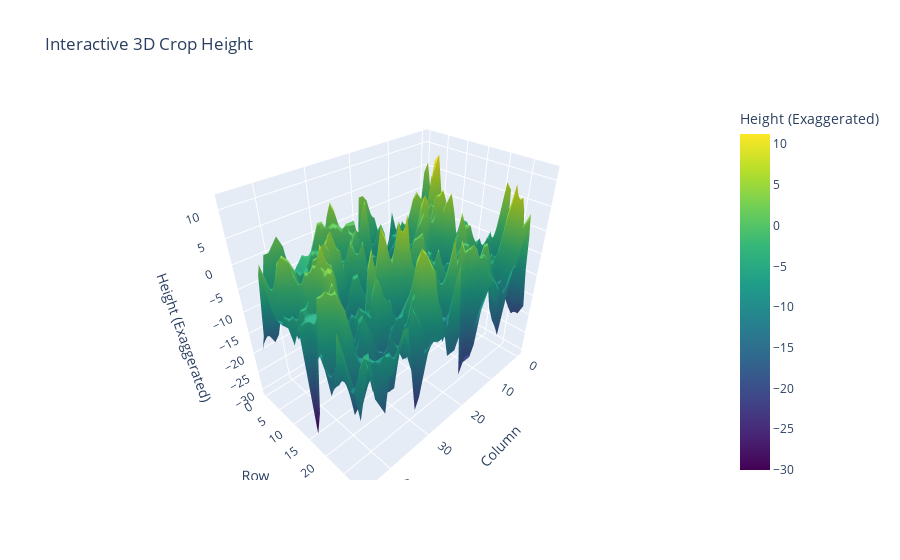

Here is the notebook cell this chart was saved with:
### Code cell
import plotly.graph_objects as go
import numpy as np

# Exaggerate height for visibility
height_exaggerated = crop_height * 5

rows, cols = height_exaggerated.shape
x = np.arange(cols)
y = np.arange(rows)

fig = go.Figure(data=[go.Surface(
    z=height_exaggerated,
    x=x,
    y=y,
    colorscale='Viridis',
    colorbar=dict(title='Height (Exaggerated)')
)])

fig.update_layout(
    title='Interactive 3D Crop Height',
    scene=dict(
        xaxis_title='Column',
        yaxis_title='Row',
        zaxis_title='Height (Exaggerated)'
    )
)

fig.show()

### Figure 1 — Plotly figure (JSON) as saved in the notebook; plotly's stock layout.template omitted (floating-point values rounded to 4 significant figures; data arrays with more than 128 entries replaced by an {"elided": "..."} marker saying what was removed)
{"data": [{"colorbar": {"title": {"text": "Height (Exaggerated)"}}, "colorscale": [[0, "#440154"], [0.1111, "#482878"], [0.2222, "#3e4989"], [0.3333, "#31688e"], [0.4444, "#26828e"], [0.5556, "#1f9e89"], [0.6667, "#35b779"], [0.7778, "#6ece58"], [0.8889, "#b5de2b"], [1, "#fde725"]], "type": "surface", "x": [0, 1, 2, 3, 4, 5, 6, 7, 8, 9, 10, 11, 12, 13, 14, 15, 16, 17, 18, 19, 20, 21, 22, 23, 24, 25, 26, 27, 28, 29, 30, 31, 32, 33, 34, 35, 36, 37, 38, 39, 40, 41, 42, 43, 44, 45], "y": [0, 1, 2, 3, 4, 5, 6, 7, 8, 9, 10, 11, 12, 13, 14, 15, 16, 17, 18, 19, 20, 21, 22, 23, 24, 25, 26, 27, 28, 29], "z": {"elided": "30x46 float values"}}], "layout": {"scene": {"xaxis": {"title": {"text": "Column"}}, "yaxis": {"title": {"text": "Row"}}, "zaxis": {"title": {"text": "Height (Exaggerated)"}}}, "title": {"text": "Interactive 3D Crop Height"}}}
